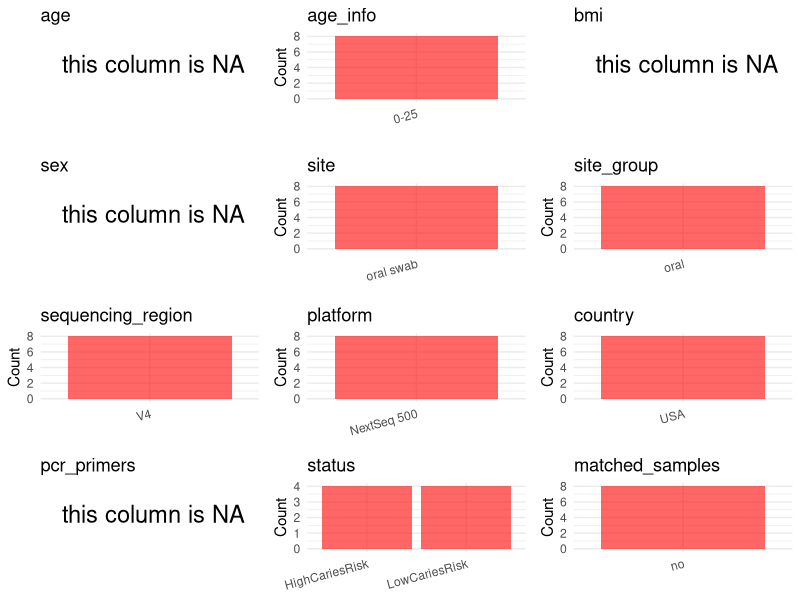

Source code (R): (Note: this script raises an error after producing the figure.)
## ---- chunk 1
# Load libraries
library(dplyr)
library(ggplot2)
library(cowplot)

# (1) Setting working directory
# EDIT HERE: change project_id for each study
project_id <- "PRJNA822409"

base_dir <- "/beegfs/huangxiaochang/global_oral/global-oral-microbiome/data/projects/"
setwd(file.path(base_dir, project_id))

# (2) Loading raw SRA metadata file
sra_file <- "SraRunTable.csv"
initial_meta <- read.csv("SraRunTable.csv", header = TRUE)

# (3) OPTIONAL: If extra metadata (e.g., Table.x or supplemental materials) are available from the article, you may need to merge the file with initial_meta manually. Below is example code for merging. Depending on the specific case of each study, you can customize the code as needed.
# supp_table <- read.csv("supplemental_table.csv", header = TRUE)
# initial_meta <- left_join(initial_meta, supp_table, by = merge_col_name)
## ---- chunk 2
# (1) Read the article in the following order: abstract, the beginning of the results section, and the methods. Understand the sample size, experimental design, and disease group overview. Clarify the sampling sites; for oral and gut samples, specify the exact sites like supragingival plaque, tongue, etc.

# (2) IMPORTANT: MUST go through each column of initial_meta
# head(initial_meta, 10)

# IMPORTANT: Check the unique values in the column of interest or query column.
# lapply(initial_meta[c('body_habitat', 'body_product', 'body_site')], table) # site
# table(initial_meta$host_subject_id) # subject id
# table(initial_meta$platform..exp.) # output is Illumina
# table(initial_meta$target_subfragment..exp.)
## ---- chunk 3
# (1) EDIT HERE: Parameter setup
# NOTE: This project has no lab control samples (blanks/positives) or non-human samples. Leave keywords empty to skip filtering.
control_column <- NA   # column name in initial_meta
# unique(initial_meta[[control_column]])  # uncomment to explore
control_keywords <- c()     # Enter exact keywords

species_column <- NA          # column name in initial_meta
# unique(initial_meta[[species_column]])  # uncomment to explore
non_human_keywords <- c()            # Enter exact keywords


# (2) Remove controls and non-human samples. DO NOT need to modify code in this part, just run it.
n_samples <- nrow(initial_meta)
# Control evaluation
if (length(control_keywords) > 0) {
  if (is.null(control_column) || control_column == "") {
    stop("Error: control_keywords provided but control_column is missing.")
  }

  if (!(control_column %in% colnames(initial_meta))) {
    stop(sprintf("Error: Column '%s' not found in initial_meta.", control_column))
  }

  control_pattern <- paste(control_keywords, collapse = "|")
  control_text <- initial_meta[[control_column]]
  is_control <- grepl(control_pattern, control_text)

} else {
  is_control <- rep(FALSE, n_samples)
}

# Non-human evaluation
if (length(non_human_keywords) > 0) {
  if (is.null(species_column) || species_column == "") {
    stop("Error: non_human_keywords provided but species_column is missing.")
  }

  if (!(species_column %in% colnames(initial_meta))) {
    stop(sprintf("Error: Column '%s' not found in initial_meta.", control_column))
  }

  non_human_pattern <- paste(non_human_keywords, collapse = "|")
  species_text <- initial_meta[[species_column]]
  is_non_human <- grepl(non_human_pattern, species_text)
} else {
  is_non_human <- rep(FALSE, n_samples)
}

# Execute removal
samples_to_remove <- is_control | is_non_human
initial_meta <- initial_meta[!samples_to_remove, ]

cat("Initial samples counts:",n_samples,"\n")
cat("Removed control samples:", sum(is_control), "\n")
cat("Removed non-human samples:", sum(is_non_human), "\n")
cat("Total samples removed ", sum(samples_to_remove), "\n")
cat("Remaining samples after Step 2:", nrow(initial_meta), "\n")
## ---- chunk 4
# Extract columns from initial_meta as follows:
# (1) No modification needed → extract directly.
# (2) Modification needed → create a column start with 'raw_' and mark the target column as "pending".
# (3) Need to find or determine based on the article.

metadata <- data.frame(
  bioproject = initial_meta$BioProject,
  sample_id = initial_meta$Run,
  subject_id = initial_meta$subject,
  age = NA,
  age_info = "0-25", #mationed in papar
  bmi = NA,
  raw_sex = NA,
  sex = "pending",
  sequencing_region = "V4",
  platform = initial_meta$Instrument,
  country = "USA",
  raw_site = NA,
  site = "oral swab",
  site_group = "pending",
  public_time = initial_meta$ReleaseDate,
  raw_status = initial_meta$caries_risk,
  pcr_primers = NA,
  title = NA,
  disease_study = NA,
  status = "pending",
  matched_samples = "pending",
  is_time_series = "no",
  stringsAsFactors = FALSE
)

metadata$public_time <- as.Date(metadata$public_time)
## ---- chunk 5
# (1) Handle the columns with the `raw_` prefix.
# IMPORTANT: Add comments if the modification is not straightforward!!
metadata$sex <- NA_character_

metadata$status <- metadata$raw_status # caries_risk column directly contains disease status

metadata$pcr_primers <- NA # paper does not specify primers used
metadata$title <- "Dental caries as a risk factor for bacterial blood stream infection (BSI) in children undergoing hematopoietic cell transplantation (HCT)"
metadata$disease_study <- "yes"

## ---- chunk 6
# (2) Filling the 'site_group' and 'matched_samples' columns
# editing site_group
unique(metadata$site)
# EDIT HERE: add oral sites
Oral_site = c("saliva", "mouth", "tongue coating", "supragingival plaque", "subgingival plaque", "oral swab", "denture", "tooth", "abscess pus", "adjacent periodontal pocket", "patient healthy crevice", "healthy control crevice", "gingival crevicular fluid", "subgingival plaque")
# EDIT HERE: add gut sites
Gut_site = c("feces", "stool")
# just run
metadata <- metadata %>%
  mutate(site_group = case_when(
    site %in% Oral_site ~ "oral",
    site %in% Gut_site ~ "gut",
    TRUE ~ "other"
  ))

# editing matched_samples, just run.
metadata$matched_samples <- ifelse(
  ave(metadata$subject_id, metadata$subject_id, FUN = length) > 1,
  "yes",
  "no"
)
## ---- chunk 7
# (3) check if there is pending value in metadata. If there is pending value, go on modify the metadata.
# Function to check if a column contains "pending"
has_pending <- function(col) {
  if (is.character(col) || is.factor(col)) {
    any(col == "pending", na.rm = TRUE)
  } else {
    FALSE
  }
}

# Check for any pending value
any_pending_value <- any(sapply(metadata, has_pending))

if (!any_pending_value) {
  message("Good! No cell contains the value 'pending'.")
} else {
  pending_cols <- names(metadata)[sapply(metadata, has_pending)]
  message("Columns containing 'pending': ", paste(pending_cols, collapse = ", "))
  message("Please continue to resolve these pending columns!")
}
## ---- chunk 8
# Select columns for visualization, just run
plot_data <- metadata %>%
  select(-bioproject, -sample_id, -subject_id, -title)

create_simple_plots <- function(data) {
  plots <- list()
  continuous_vars <- c("age", "bmi")

  for (col in colnames(data)) {
    if (all(is.na(data[[col]]))) {
      p <- ggplot() +
        annotate("text", x = 0.5, y = 0.5, label = "this column is NA", size = 6) +
        labs(title = col) +
        theme_void()
    } else if (col %in% continuous_vars && is.numeric(data[[col]])) {
      p <- ggplot(data, aes(x = .data[[col]])) +
        geom_histogram(fill = "blue", alpha = 0.6, bins = 20, na.rm = TRUE) +
        labs(title = col, x = col, y = "Count") +
        theme_minimal()
    } else {
      count_data <- as.data.frame(table(data[[col]], useNA = "ifany"))
      p <- ggplot(count_data, aes(x = reorder(Var1, -Freq), y = Freq)) +
        geom_col(fill = "red", alpha = 0.6) +
        labs(title = col, x = NULL, y = "Count") +
        theme_minimal() +
        theme(axis.text.x = element_text(angle = 15, hjust = 1))
    }
    plots[[col]] <- p
  }

  return(plots)
}

# Generate and arrange plots
plots <- create_simple_plots(plot_data)
p <- plot_grid(plots$age,
               plots$age_info,
               plots$bmi,
               plots$sex,
               plots$site,
               plots$site_group,
               plots$sequencing_region,
               plots$platform,
               plots$country,
               plots$pcr_primers,
               plots$status,
               plots$matched_samples,
               ncol = 3, align = "hv", axis = "lb")
ggsave("Metadata_Summary.png", plot = p, width = 8, height = 6, dpi = 150)
## ---- chunk 9
# Insert Metadata_Summary.png into the current Rmd output
knitr::include_graphics("Metadata_Summary.png")
## ---- chunk 10
# Reorder the data frame
fixed_cols <- c("bioproject", "sample_id", "subject_id", "age", "age_info",
                "bmi", "sex", "platform", "sequencing_region", "pcr_primers",
                "country", "site", "site_group", "disease_study", "status",
                "title", "public_time", "matched_samples", "is_time_series")
metadata <- metadata %>%
  select(all_of(fixed_cols), everything())

# save metadata
# head(metadata)
write.csv(metadata, file = "metadata_v2.csv", quote = TRUE, row.names = FALSE)
